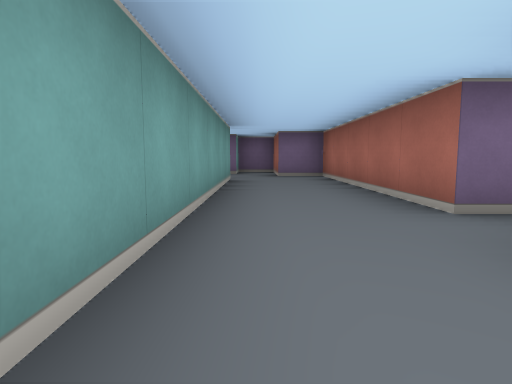
[1] (above)

20 first-person views from a walk through a cub3D maze. The camera is about half as high as the walls, tilts 6° down and sees 75° across. The floor is counted in squares. Each view is taken from the middle of a square. On the plan, view 1 faces up. The plan holds only what a view shows up to about 9 squares ahead; the rest is blank.

[2]
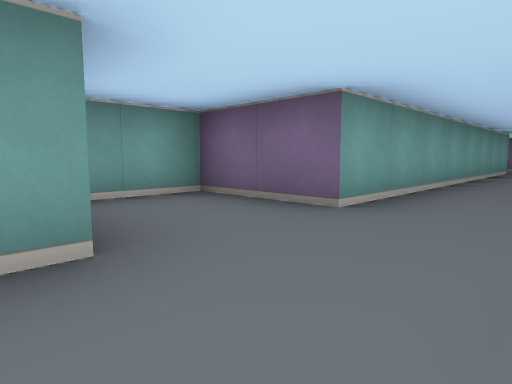

[3]
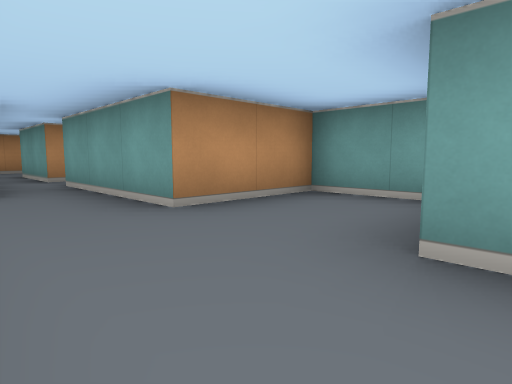

[4]
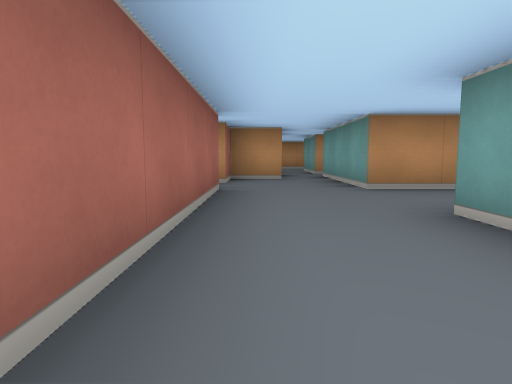

[5]
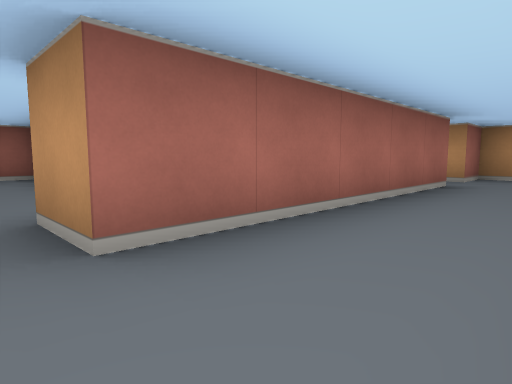

[6]
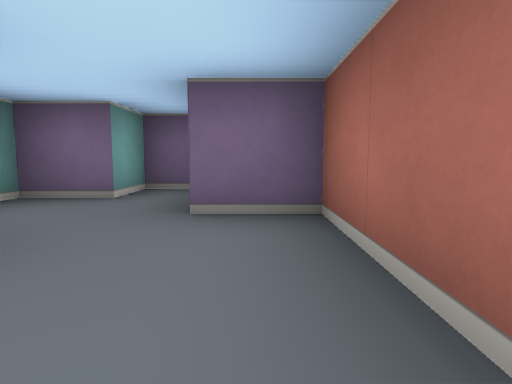

[7]
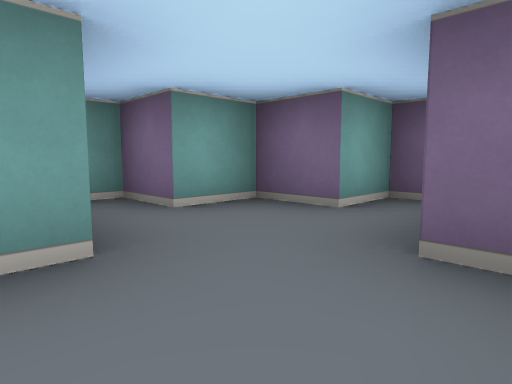

[8]
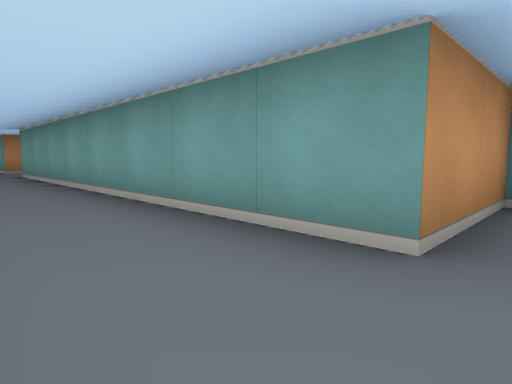

[9]
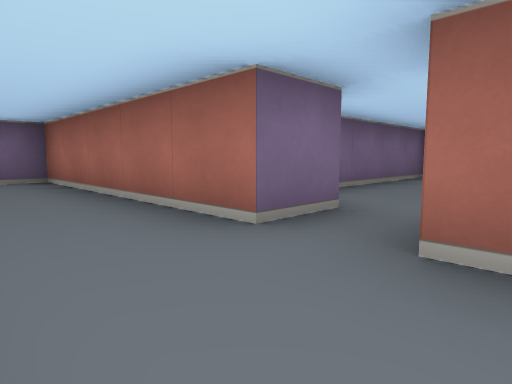

[10]
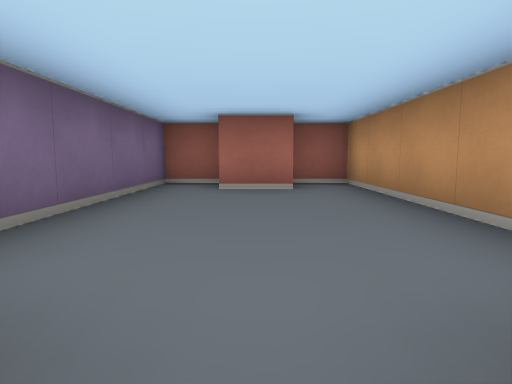

[11]
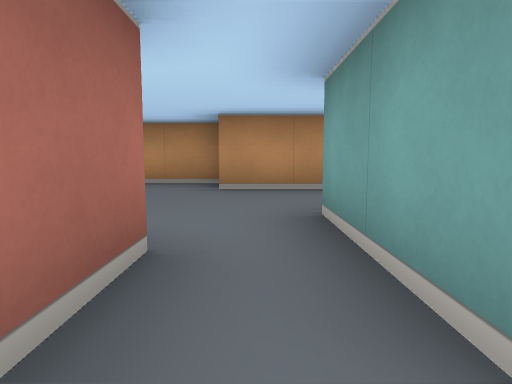

[12]
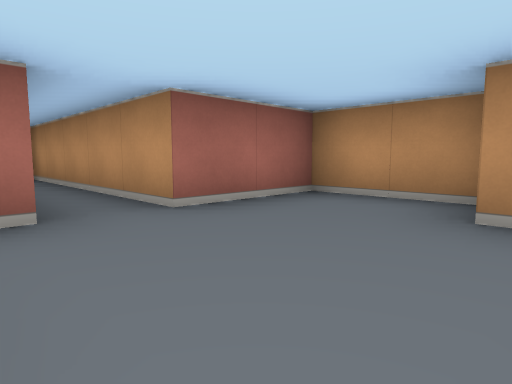

[13]
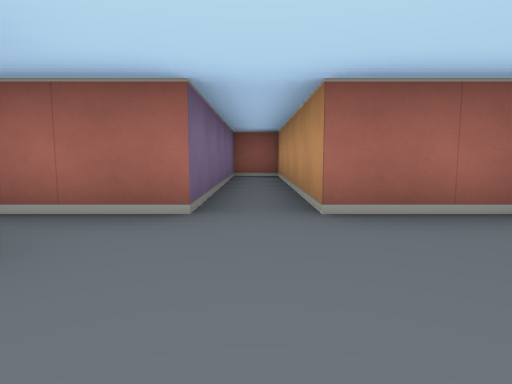

[14]
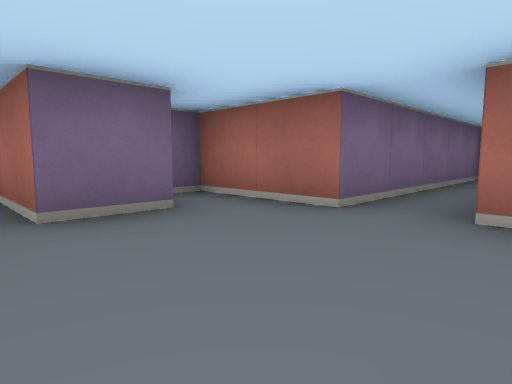

[15]
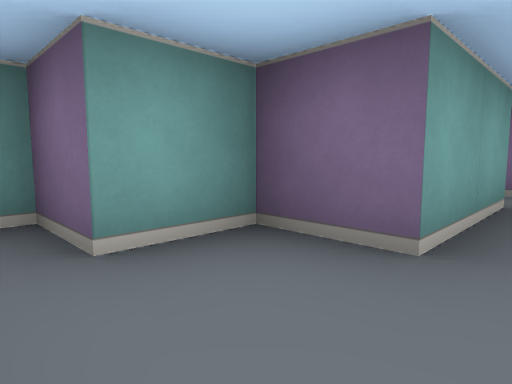

[16]
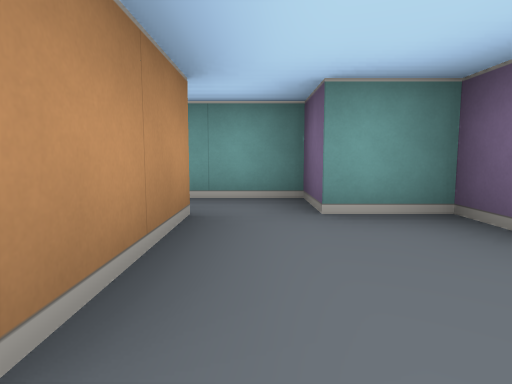

[17]
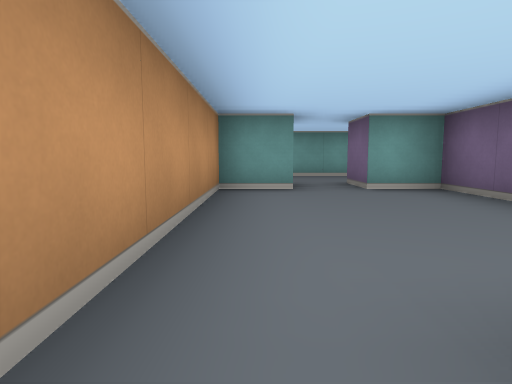

[18]
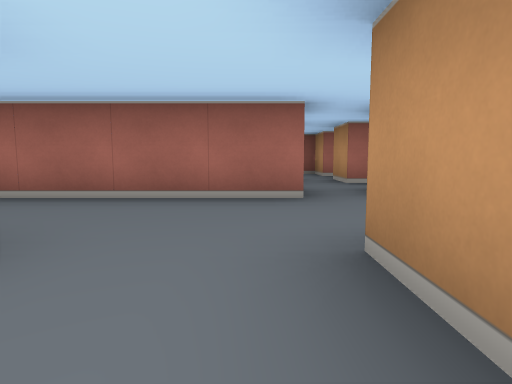

[19]
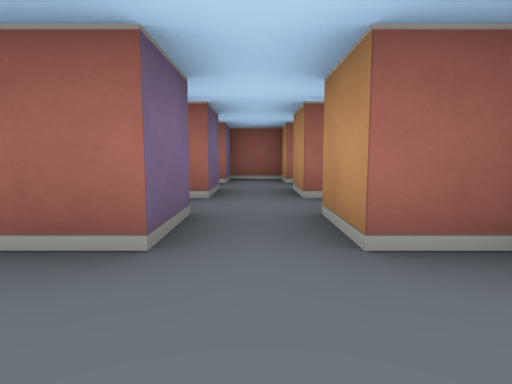

[20]
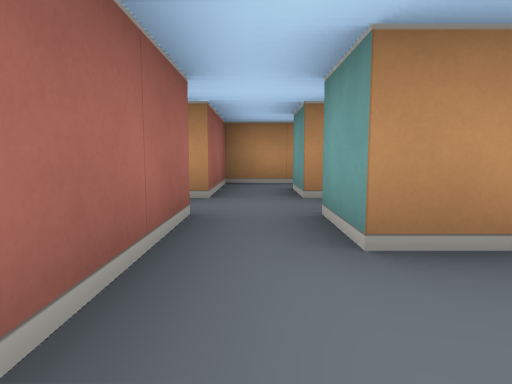

### Floor plan
Points are (right, up) in squares from view 1. A wall is a line through its corners. A room is listed if a view was taken in it or the views show most of it. See-through windows are left out.
Room 1 (views 1, 2, 3, 4, 5, 6, 7, 8, 9, 10, 11, 18, 19)
walls: (2.5, 2.5) (1.5, 2.5) (1.5, 7.5) (0.5, 7.5) (0.5, 8.9); (2.5, -3.5) (1.5, -3.5) (1.5, 1.5) (2.5, 1.5); (0.5, -5.5) (1.5, -5.5) (1.5, -4.5) (2.5, -4.5); (0.1, 9.5) (-0.5, 9.5) (-0.5, 8.5) (-1.5, 8.5) (-1.5, 7.5) (-2.5, 7.5) (-2.5, 6.5) (-0.5, 6.5) (-0.5, -1.5) (-2.5, -1.5) (-2.5, -3.5) (-0.5, -3.5) (-0.5, -6.5)
ways out: opening at (0, -7) to room 2; opening at (2, 2) to room 3; opening at (2, -4) to room 4
Room 2 (views 12, 13, 14, 15, 16)
walls: (1.6, -8.5) (0.5, -8.5) (0.5, -7); (-0.5, -11.5) (0.5, -11.5); (0.5, -12.5) (2.5, -12.5) (2.5, -10.5) (7.5, -10.5) (7.5, -9.5) (2.5, -9.5) (2.5, -7.5) (2, -7.5); (-0.5, -7.4) (-0.5, -9.5) (-1.5, -9.5) (-1.5, -10.5)
ways out: opening at (0, -7) to room 1; opening at (-1, -11) to room 5
Room 3 (view 17)
walls: (6.5, 1.4) (6.5, 2.5); (2.5, 1.5) (2.5, 0.5) (7.5, 0.5) (7.5, 1.5); (7.5, 2.5) (7.5, 3.5) (2.5, 3.5) (2.5, 2.5)
ways out: opening at (2, 2) to room 1
Room 4 (view 20)
walls: (3.5, -4.5) (4.5, -4.5) (4.5, -5.5); (3.8, -2.5) (4.5, -2.5) (4.5, -3.5) (3.5, -3.5); (4.4, -6.5) (5.5, -6.5) (5.5, -4.5) (6.5, -4.5) (6.5, -3.5) (5.5, -3.5) (5.5, -1.5)
ways out: opening at (2, -4) to room 1
Room 5 (no view inside)
walls: (-1.5, -11.5) (-0.5, -11.5); (-1.5, -10.5) (-2.5, -10.5) (-2.5, -11.8)
ways out: opening at (-1, -11) to room 2; opening at (-2, -12.5)

Positions as (right, up) in squares from view 1, and headings:
1: (0, 0), facing up
2: (1, -4), facing up-left
3: (1, -1), facing down-left
4: (1, 1), facing down
5: (0, 2), facing down-right
6: (1, 5), facing up
7: (1, 6), facing up-left
8: (1, 7), facing down-left
9: (0, 1), facing up-right
10: (2, 2), facing right
11: (0, -7), facing down
12: (0, -9), facing down-right
13: (0, -10), facing right
14: (0, -11), facing up-right
15: (0, -11), facing up-left
16: (1, -11), facing left
17: (7, 1), facing left
18: (-2, -3), facing right
19: (0, -4), facing right
20: (5, -1), facing down
